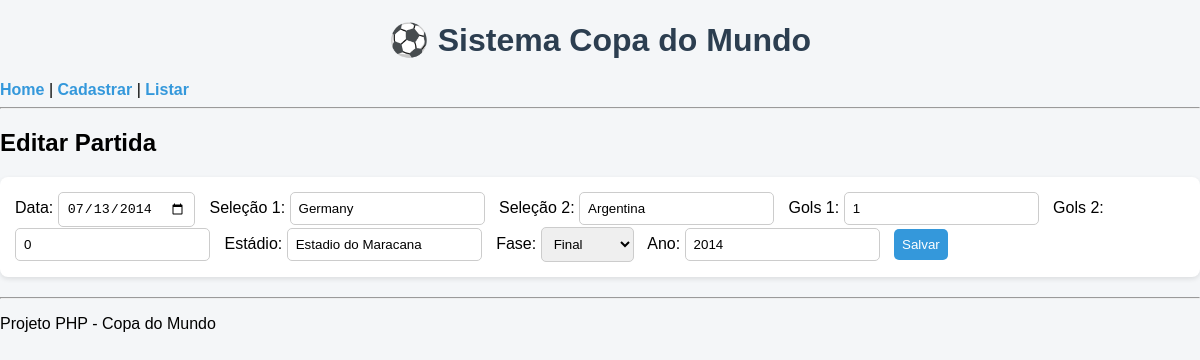
The page /editar.php?id=829 on the database its author committed.
### tables this page shows
CREATE TABLE `partidas` (
  `id` int(11) NOT NULL,
  `data` date DEFAULT NULL,
  `selecao_1` varchar(100) DEFAULT NULL,
  `selecao_2` varchar(100) DEFAULT NULL,
  `gols_selecao_1` int(11) DEFAULT NULL,
  `gols_selecao_2` int(11) DEFAULT NULL,
  `estadio` varchar(150) DEFAULT NULL,
  `fase` varchar(100) DEFAULT NULL,
  `ano_copa` int(11) DEFAULT NULL
);

### editar.php (the view, shortened to what this page needs)
<?php
include("conexao.php");
include("header.php");
$id = intval($_GET['id']);
$sql = "SELECT * FROM partidas WHERE id = $id";
$row = mysqli_fetch_assoc(mysqli_query($conn, $sql));
?>
<h2>Editar Partida</h2>
<form method="POST">
    Data: <input type="date" name="data" value="<?= $row['data'] ?>">
    Seleção 1: <input type="text" name="selecao_1" value="<?= $row['selecao_1'] ?>">
    Seleção 2: <input type="text" name="selecao_2" value="<?= $row['selecao_2'] ?>">
    Gols 1: <input type="number" name="gols_1" value="<?= $row['gols_selecao_1'] ?>">
    Gols 2: <input type="number" name="gols_2" value="<?= $row['gols_selecao_2'] ?>">
    Estádio: <input type="text" name="estadio" value="<?= $row['estadio'] ?>">
    Fase:
    <select name="fase">
        <option <?= $row['fase']=="Final"?"selected":"" ?>>Final</option>
    </select>
    Ano: <input type="number" name="ano" value="<?= $row['ano_copa'] ?>">
    <button type="submit">Salvar</button>
</form>
<?php include("footer.php"); ?>

### style.css (style rules this page uses)
body { font-family: Arial, sans-serif; background-color: #f4f6f8; margin: 0; padding: 0; }
form { background: #ffffff; padding: 15px; border-radius: 8px; margin-bottom: 20px; box-shadow: 0 2px 5px rgba(0,0,0,0.1); }
select, input, button { padding: 8px; margin-right: 10px; border-radius: 5px; border: 1px solid #ccc; }
button { background-color: #3498db; color: white; border: none; cursor: pointer; }

### rows shown on the page
partidas: data "07/13/2014", selecao_1 "Germany", selecao_2 "Argentina", gols_1 "1", gols_2 "0", estadio "Estadio do Maracana", fase "Final", ano "2014"
